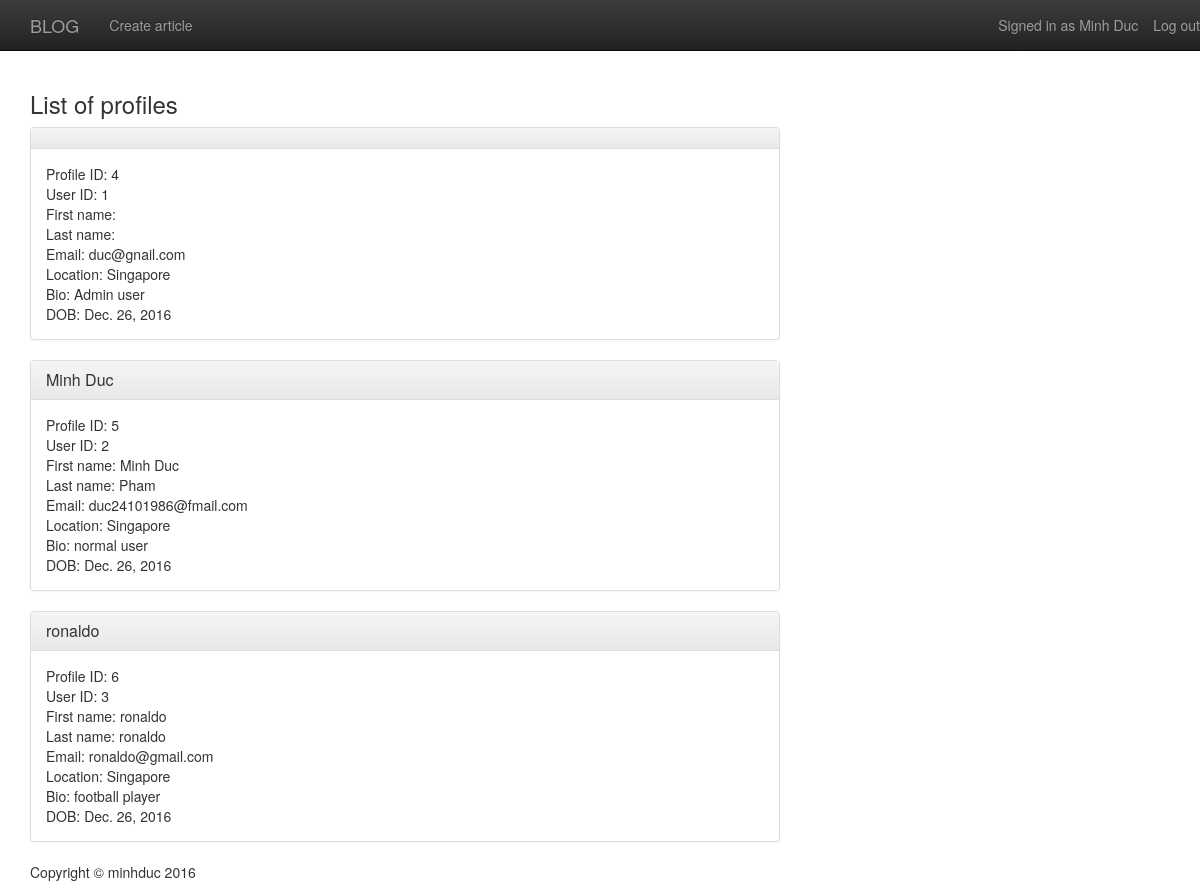
Screenshot of /profile/ (signed in) with the database file from the repository.
### user_profile/models.py (models this page shows)
class UserProfile(models.Model):
	user = models.OneToOneField(User)
	bio = models.TextField(max_length=500, blank=True)
	location = models.CharField(max_length=30, blank=True)
	birth_date = models.DateField(null=True, blank=True)

### user_profile/views.py (the view)
def user_profile_list(request):
	user_profiles = UserProfile.objects.all()
	context = {'user_profiles':user_profiles, 'request_user': request.user}
	return render(request, 'user_profile/list.html', context)

### user_profile/templates/user_profile/list.html (shortened to what this page needs)
{% extends "user_profile/base.html" %}
{% block content %}
        <h3> List of profiles </h3>
        {% for user_profile in user_profiles %}
            <div class="panel panel-default">
                <div class="panel-heading">
                    <h3 class="panel-title"> <a href="/profile/{{user_profile.id}}">{{user_profile.user.first_name}} </a> </h3>
                </div>
                <div class="panel-body">
                    Profile ID: {{user_profile.id}}<br>
                    User ID: {{user_profile.user.id}}<br>
                    First name: {{user_profile.user.first_name}}<br>
                    Last name: {{user_profile.user.last_name}}<br>
                    Email: {{user_profile.user.email}}<br>
                    Location: {{user_profile.location}}<br>
                    Bio: {{user_profile.bio}}<br>
                    DOB: {{user_profile.birth_date}}<br>
                </div>
            </div>
        {% endfor %}
{% endblock %}

### user_profile/templates/user_profile/base.html (shortened to what this page needs)
{% load staticfiles %}
<!DOCTYPE html>
<html lang="en">
<head>
    <link rel="stylesheet" href="//maxcdn.bootstrapcdn.com/bootstrap/3.2.0/css/bootstrap.min.css">
    <link rel="stylesheet" href="//maxcdn.bootstrapcdn.com/bootstrap/3.2.0/css/bootstrap-theme.min.css">
</head>
<body>
    <nav class="navbar navbar-inverse navbar-static-top" role="navigation">
        <div class="container">
            <div class="navbar-header">
                <a class="navbar-brand" href="/blog">BLOG</a>
            </div>
            <div class="collapse navbar-collapse" id="bs-example-navbar-collapse-1">
                {% if request.user.is_authenticated %}
                    <ul class="nav navbar-nav">
                        <li>
                            <a href="/blog/new">Create article</a>
                        </li>
                    </ul>
                {% endif %}
                {% if request.user.is_authenticated %}
                    <div class="nav navbar-nav navbar-right">
                        <a class="navbar-text navbar-right" href="/blog/logout">Log out</a>
                        <p class="navbar-text navbar-right">Signed in as <a href="#" class="navbar-link"> {{request.user.first_name}} </a></p>
                    </div>
                {% else %}
                    <div class="nav navbar-nav navbar-right">
                        <a class="navbar-text navbar-right" href="/blog/login">Log in</a>
                    </div>
                {% endif %}
            </div>
        </div>
    </nav>
    <div class = container>
        <div class="row">
            <div class="col-lg-8">
                {% block content %}
                {% endblock %}
            </div>
        </div>
        <footer>
            <div class="row">
                <div class="col-lg-12">
                    <p>Copyright &copy; minhduc 2016</p>
                </div>
            </div>
        </footer>
    </div>
</body>
</html>

### rows the page displays
UserProfile: id "4", user.id "1", user.email "duc@gnail.com", location "Singapore", bio "Admin user", birth_date "Dec. 26, 2016"
UserProfile: user.first_name "Minh Duc", id "5", user.id "2", user.last_name "Pham", user.email "duc24101986@fmail.com", location "Singapore", bio "normal user", birth_date "Dec. 26, 2016"
UserProfile: user.first_name "ronaldo", id "6", user.id "3", user.last_name "ronaldo", user.email "ronaldo@gmail.com", location "Singapore", bio "football player", birth_date "Dec. 26, 2016"

### other values shown
{{ request.user.first_name }} "Minh Duc"
